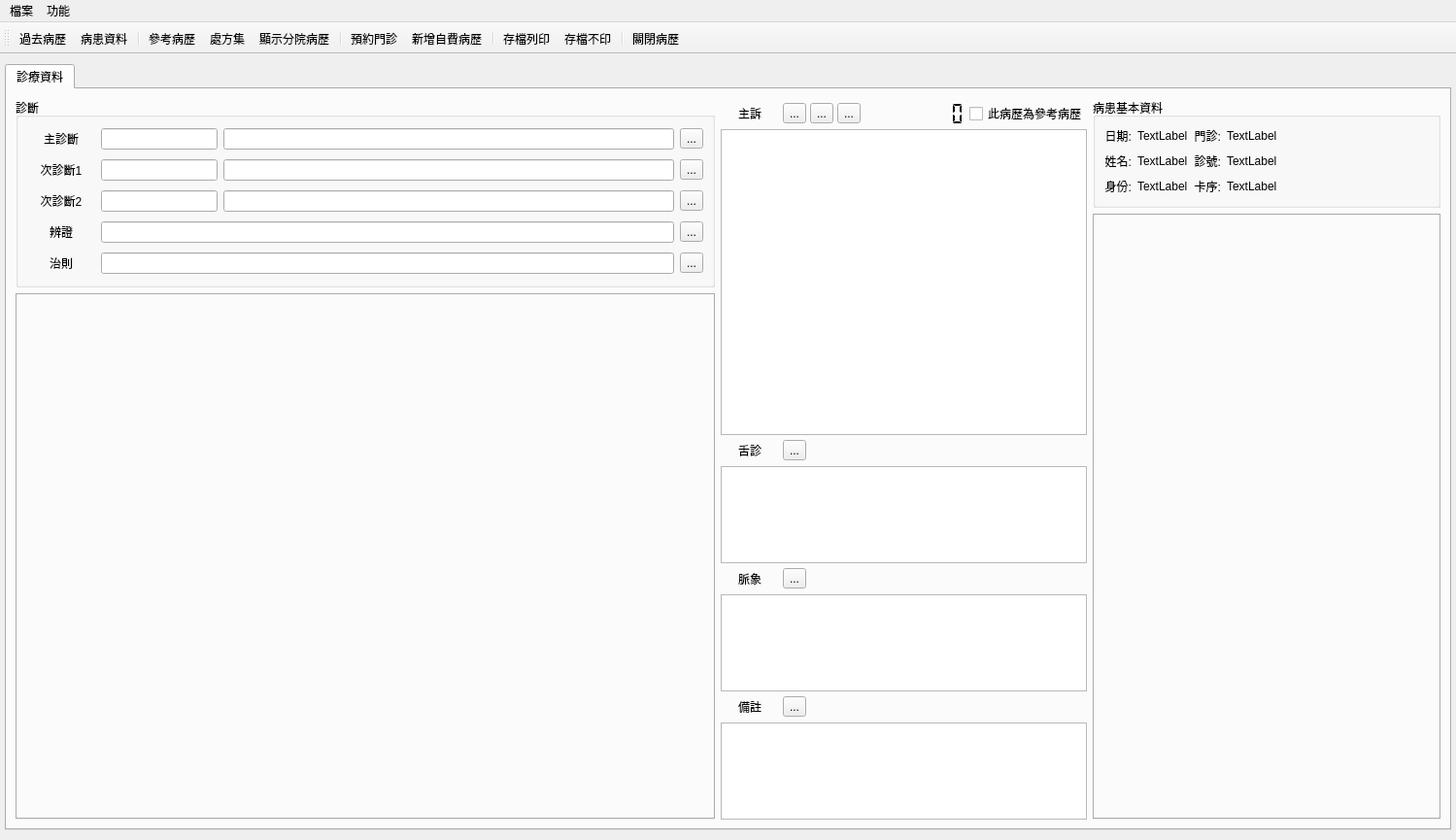
<?xml version="1.0" encoding="UTF-8"?>
<ui version="4.0">
 <class>MedicalRecordWindow</class>
 <widget class="QMainWindow" name="MedicalRecordWindow">
  <property name="geometry">
   <rect>
    <x>0</x>
    <y>0</y>
    <width>1499</width>
    <height>865</height>
   </rect>
  </property>
  <property name="windowTitle">
   <string>病歷內容</string>
  </property>
  <widget class="QWidget" name="centralwidget">
   <layout class="QVBoxLayout" name="verticalLayout_5">
    <property name="leftMargin">
     <number>5</number>
    </property>
    <property name="topMargin">
     <number>10</number>
    </property>
    <property name="rightMargin">
     <number>5</number>
    </property>
    <property name="bottomMargin">
     <number>10</number>
    </property>
    <item>
     <widget class="QTabWidget" name="tabWidget_medical">
      <property name="currentIndex">
       <number>0</number>
      </property>
      <widget class="QWidget" name="tab_medical_record">
       <attribute name="title">
        <string>診療資料</string>
       </attribute>
       <layout class="QVBoxLayout" name="verticalLayout">
        <item>
         <layout class="QHBoxLayout" name="horizontalLayout_2">
          <item>
           <layout class="QVBoxLayout" name="verticalLayout_diagnostic">
            <item>
             <widget class="QGroupBox" name="groupBox_diagnostic">
              <property name="title">
               <string>診斷</string>
              </property>
              <layout class="QGridLayout" name="gridLayout">
               <property name="leftMargin">
                <number>9</number>
               </property>
               <property name="topMargin">
                <number>9</number>
               </property>
               <property name="rightMargin">
                <number>9</number>
               </property>
               <property name="bottomMargin">
                <number>9</number>
               </property>
               <item row="2" column="3">
                <widget class="QLineEdit" name="lineEdit_disease_name3">
                 <property name="focusPolicy">
                  <enum>Qt::NoFocus</enum>
                 </property>
                 <property name="readOnly">
                  <bool>true</bool>
                 </property>
                </widget>
               </item>
               <item row="4" column="2" colspan="2">
                <widget class="QLineEdit" name="lineEdit_cure">
                 <property name="clearButtonEnabled">
                  <bool>true</bool>
                 </property>
                </widget>
               </item>
               <item row="0" column="4">
                <widget class="QToolButton" name="toolButton_disease1">
                 <property name="toolTip">
                  <string>開啟病名詞庫 [F1]</string>
                 </property>
                 <property name="text">
                  <string>...</string>
                 </property>
                 <property name="icon">
                  <iconset>
                   <normaloff>../icons/help-contents.svg</normaloff>../icons/help-contents.svg</iconset>
                 </property>
                </widget>
               </item>
               <item row="2" column="2">
                <widget class="QLineEdit" name="lineEdit_disease_code3">
                 <property name="maximumSize">
                  <size>
                   <width>120</width>
                   <height>16777215</height>
                  </size>
                 </property>
                 <property name="maxLength">
                  <number>10</number>
                 </property>
                 <property name="clearButtonEnabled">
                  <bool>true</bool>
                 </property>
                </widget>
               </item>
               <item row="3" column="2" colspan="2">
                <widget class="QLineEdit" name="lineEdit_distinguish">
                 <property name="clearButtonEnabled">
                  <bool>true</bool>
                 </property>
                </widget>
               </item>
               <item row="2" column="4">
                <widget class="QToolButton" name="toolButton_disease3">
                 <property name="toolTip">
                  <string>開啟病名詞庫 [F1]</string>
                 </property>
                 <property name="text">
                  <string>...</string>
                 </property>
                 <property name="icon">
                  <iconset>
                   <normaloff>../icons/help-contents.svg</normaloff>../icons/help-contents.svg</iconset>
                 </property>
                </widget>
               </item>
               <item row="0" column="2">
                <widget class="QLineEdit" name="lineEdit_disease_code1">
                 <property name="maximumSize">
                  <size>
                   <width>120</width>
                   <height>16777215</height>
                  </size>
                 </property>
                 <property name="text">
                  <string/>
                 </property>
                 <property name="maxLength">
                  <number>10</number>
                 </property>
                 <property name="clearButtonEnabled">
                  <bool>true</bool>
                 </property>
                </widget>
               </item>
               <item row="1" column="3">
                <widget class="QLineEdit" name="lineEdit_disease_name2">
                 <property name="focusPolicy">
                  <enum>Qt::NoFocus</enum>
                 </property>
                 <property name="readOnly">
                  <bool>true</bool>
                 </property>
                </widget>
               </item>
               <item row="3" column="4">
                <widget class="QToolButton" name="toolButton_distincts">
                 <property name="toolTip">
                  <string>開啟辨證詞庫 [F1]</string>
                 </property>
                 <property name="text">
                  <string>...</string>
                 </property>
                 <property name="icon">
                  <iconset>
                   <normaloff>../icons/help-hint.svg</normaloff>../icons/help-hint.svg</iconset>
                 </property>
                </widget>
               </item>
               <item row="1" column="2">
                <widget class="QLineEdit" name="lineEdit_disease_code2">
                 <property name="maximumSize">
                  <size>
                   <width>120</width>
                   <height>16777215</height>
                  </size>
                 </property>
                 <property name="maxLength">
                  <number>10</number>
                 </property>
                 <property name="clearButtonEnabled">
                  <bool>true</bool>
                 </property>
                </widget>
               </item>
               <item row="0" column="3">
                <widget class="QLineEdit" name="lineEdit_disease_name1">
                 <property name="focusPolicy">
                  <enum>Qt::NoFocus</enum>
                 </property>
                 <property name="readOnly">
                  <bool>true</bool>
                 </property>
                </widget>
               </item>
               <item row="4" column="4">
                <widget class="QToolButton" name="toolButton_cure">
                 <property name="toolTip">
                  <string>開啟治則詞庫 [F1]</string>
                 </property>
                 <property name="text">
                  <string>...</string>
                 </property>
                 <property name="icon">
                  <iconset>
                   <normaloff>../icons/help-hint.svg</normaloff>../icons/help-hint.svg</iconset>
                 </property>
                </widget>
               </item>
               <item row="1" column="4">
                <widget class="QToolButton" name="toolButton_disease2">
                 <property name="toolTip">
                  <string>開啟病名詞庫 [F1]</string>
                 </property>
                 <property name="text">
                  <string>...</string>
                 </property>
                 <property name="icon">
                  <iconset>
                   <normaloff>../icons/help-contents.svg</normaloff>../icons/help-contents.svg</iconset>
                 </property>
                </widget>
               </item>
               <item row="0" column="0">
                <widget class="QPushButton" name="pushButton_disease1">
                 <property name="maximumSize">
                  <size>
                   <width>70</width>
                   <height>16777215</height>
                  </size>
                 </property>
                 <property name="cursor">
                  <cursorShape>PointingHandCursor</cursorShape>
                 </property>
                 <property name="text">
                  <string>主診斷</string>
                 </property>
                 <property name="flat">
                  <bool>true</bool>
                 </property>
                </widget>
               </item>
               <item row="1" column="0">
                <widget class="QPushButton" name="pushButton_disease2">
                 <property name="maximumSize">
                  <size>
                   <width>70</width>
                   <height>16777215</height>
                  </size>
                 </property>
                 <property name="cursor">
                  <cursorShape>PointingHandCursor</cursorShape>
                 </property>
                 <property name="text">
                  <string>次診斷1</string>
                 </property>
                 <property name="flat">
                  <bool>true</bool>
                 </property>
                </widget>
               </item>
               <item row="2" column="0">
                <widget class="QPushButton" name="pushButton_disease3">
                 <property name="maximumSize">
                  <size>
                   <width>70</width>
                   <height>16777215</height>
                  </size>
                 </property>
                 <property name="cursor">
                  <cursorShape>PointingHandCursor</cursorShape>
                 </property>
                 <property name="text">
                  <string>次診斷2</string>
                 </property>
                 <property name="flat">
                  <bool>true</bool>
                 </property>
                </widget>
               </item>
               <item row="3" column="0">
                <widget class="QPushButton" name="pushButton_distincts">
                 <property name="maximumSize">
                  <size>
                   <width>70</width>
                   <height>16777215</height>
                  </size>
                 </property>
                 <property name="cursor">
                  <cursorShape>PointingHandCursor</cursorShape>
                 </property>
                 <property name="text">
                  <string>辨證</string>
                 </property>
                 <property name="flat">
                  <bool>true</bool>
                 </property>
                </widget>
               </item>
               <item row="4" column="0">
                <widget class="QPushButton" name="pushButton_cure">
                 <property name="maximumSize">
                  <size>
                   <width>70</width>
                   <height>16777215</height>
                  </size>
                 </property>
                 <property name="cursor">
                  <cursorShape>PointingHandCursor</cursorShape>
                 </property>
                 <property name="text">
                  <string>治則</string>
                 </property>
                 <property name="flat">
                  <bool>true</bool>
                 </property>
                </widget>
               </item>
              </layout>
             </widget>
            </item>
            <item>
             <widget class="QTabWidget" name="tabWidget_prescript">
              <property name="minimumSize">
               <size>
                <width>720</width>
                <height>0</height>
               </size>
              </property>
              <property name="currentIndex">
               <number>-1</number>
              </property>
              <property name="documentMode">
               <bool>false</bool>
              </property>
              <property name="tabsClosable">
               <bool>true</bool>
              </property>
              <property name="movable">
               <bool>true</bool>
              </property>
             </widget>
            </item>
           </layout>
          </item>
          <item>
           <layout class="QVBoxLayout" name="verticalLayout_symptom">
            <property name="spacing">
             <number>0</number>
            </property>
            <item>
             <layout class="QHBoxLayout" name="horizontalLayout_symptom_panel">
              <property name="spacing">
               <number>4</number>
              </property>
              <property name="topMargin">
               <number>3</number>
              </property>
              <property name="bottomMargin">
               <number>3</number>
              </property>
              <item>
               <widget class="QPushButton" name="pushButton_symptom">
                <property name="maximumSize">
                 <size>
                  <width>60</width>
                  <height>16777215</height>
                 </size>
                </property>
                <property name="cursor">
                 <cursorShape>PointingHandCursor</cursorShape>
                </property>
                <property name="text">
                 <string>主訴</string>
                </property>
                <property name="flat">
                 <bool>true</bool>
                </property>
               </widget>
              </item>
              <item>
               <widget class="QToolButton" name="toolButton_symptom">
                <property name="toolTip">
                 <string>開啟主訴詞庫 [F1]</string>
                </property>
                <property name="text">
                 <string>...</string>
                </property>
                <property name="icon">
                 <iconset>
                  <normaloff>../icons/help-contents.svg</normaloff>../icons/help-contents.svg</iconset>
                </property>
               </widget>
              </item>
              <item>
               <widget class="QToolButton" name="toolButton_today">
                <property name="toolTip">
                 <string>插入今天日期</string>
                </property>
                <property name="text">
                 <string>...</string>
                </property>
                <property name="icon">
                 <iconset>
                  <normaloff>../icons/appointment-new.svg</normaloff>../icons/appointment-new.svg</iconset>
                </property>
               </widget>
              </item>
              <item>
               <widget class="QToolButton" name="toolButton_add_symptom_dict">
                <property name="toolTip">
                 <string>將選取的文字新增至主訴詞庫</string>
                </property>
                <property name="text">
                 <string>...</string>
                </property>
                <property name="icon">
                 <iconset>
                  <normaloff>../icons/address-book-new.svg</normaloff>../icons/address-book-new.svg</iconset>
                </property>
               </widget>
              </item>
              <item>
               <spacer name="horizontalSpacer_2">
                <property name="orientation">
                 <enum>Qt::Horizontal</enum>
                </property>
                <property name="sizeHint" stdset="0">
                 <size>
                  <width>40</width>
                  <height>20</height>
                 </size>
                </property>
               </spacer>
              </item>
              <item>
               <widget class="QLCDNumber" name="lcdNumber">
                <property name="frameShape">
                 <enum>QFrame::NoFrame</enum>
                </property>
                <property name="segmentStyle">
                 <enum>QLCDNumber::Flat</enum>
                </property>
               </widget>
              </item>
              <item>
               <widget class="QCheckBox" name="checkBox_reference">
                <property name="text">
                 <string>此病歷為參考病歷</string>
                </property>
               </widget>
              </item>
             </layout>
            </item>
            <item>
             <widget class="QTextEdit" name="textEdit_symptom">
              <property name="focusPolicy">
               <enum>Qt::StrongFocus</enum>
              </property>
              <property name="autoFillBackground">
               <bool>false</bool>
              </property>
             </widget>
            </item>
            <item>
             <layout class="QHBoxLayout" name="horizontalLayout_3">
              <property name="spacing">
               <number>4</number>
              </property>
              <property name="topMargin">
               <number>3</number>
              </property>
              <property name="rightMargin">
               <number>0</number>
              </property>
              <property name="bottomMargin">
               <number>3</number>
              </property>
              <item>
               <widget class="QPushButton" name="pushButton_tongue">
                <property name="minimumSize">
                 <size>
                  <width>60</width>
                  <height>0</height>
                 </size>
                </property>
                <property name="maximumSize">
                 <size>
                  <width>60</width>
                  <height>16777215</height>
                 </size>
                </property>
                <property name="cursor">
                 <cursorShape>PointingHandCursor</cursorShape>
                </property>
                <property name="text">
                 <string>舌診</string>
                </property>
                <property name="flat">
                 <bool>true</bool>
                </property>
               </widget>
              </item>
              <item>
               <widget class="QToolButton" name="toolButton_tongue">
                <property name="toolTip">
                 <string>開啟舌診詞庫 [F1]</string>
                </property>
                <property name="text">
                 <string>...</string>
                </property>
                <property name="icon">
                 <iconset>
                  <normaloff>../icons/help-contents.svg</normaloff>../icons/help-contents.svg</iconset>
                </property>
               </widget>
              </item>
              <item>
               <spacer name="horizontalSpacer_5">
                <property name="orientation">
                 <enum>Qt::Horizontal</enum>
                </property>
                <property name="sizeHint" stdset="0">
                 <size>
                  <width>40</width>
                  <height>20</height>
                 </size>
                </property>
               </spacer>
              </item>
             </layout>
            </item>
            <item>
             <widget class="QTextEdit" name="textEdit_tongue">
              <property name="maximumSize">
               <size>
                <width>16777215</width>
                <height>100</height>
               </size>
              </property>
             </widget>
            </item>
            <item>
             <layout class="QHBoxLayout" name="horizontalLayout_4">
              <property name="spacing">
               <number>4</number>
              </property>
              <property name="topMargin">
               <number>3</number>
              </property>
              <property name="bottomMargin">
               <number>3</number>
              </property>
              <item>
               <widget class="QPushButton" name="pushButton_pulse">
                <property name="minimumSize">
                 <size>
                  <width>60</width>
                  <height>0</height>
                 </size>
                </property>
                <property name="maximumSize">
                 <size>
                  <width>60</width>
                  <height>16777215</height>
                 </size>
                </property>
                <property name="cursor">
                 <cursorShape>PointingHandCursor</cursorShape>
                </property>
                <property name="text">
                 <string>脈象</string>
                </property>
                <property name="flat">
                 <bool>true</bool>
                </property>
               </widget>
              </item>
              <item>
               <widget class="QToolButton" name="toolButton_pulse">
                <property name="toolTip">
                 <string>開啟脈象詞庫 [F1]</string>
                </property>
                <property name="text">
                 <string>...</string>
                </property>
                <property name="icon">
                 <iconset>
                  <normaloff>../icons/help-contents.svg</normaloff>../icons/help-contents.svg</iconset>
                </property>
               </widget>
              </item>
              <item>
               <spacer name="horizontalSpacer_6">
                <property name="orientation">
                 <enum>Qt::Horizontal</enum>
                </property>
                <property name="sizeHint" stdset="0">
                 <size>
                  <width>40</width>
                  <height>20</height>
                 </size>
                </property>
               </spacer>
              </item>
             </layout>
            </item>
            <item>
             <widget class="QTextEdit" name="textEdit_pulse">
              <property name="maximumSize">
               <size>
                <width>16777215</width>
                <height>100</height>
               </size>
              </property>
             </widget>
            </item>
            <item>
             <layout class="QHBoxLayout" name="horizontalLayout_5">
              <property name="spacing">
               <number>4</number>
              </property>
              <property name="topMargin">
               <number>3</number>
              </property>
              <property name="bottomMargin">
               <number>3</number>
              </property>
              <item>
               <widget class="QPushButton" name="pushButton_remark">
                <property name="minimumSize">
                 <size>
                  <width>60</width>
                  <height>0</height>
                 </size>
                </property>
                <property name="maximumSize">
                 <size>
                  <width>60</width>
                  <height>16777215</height>
                 </size>
                </property>
                <property name="cursor">
                 <cursorShape>PointingHandCursor</cursorShape>
                </property>
                <property name="text">
                 <string>備註</string>
                </property>
                <property name="flat">
                 <bool>true</bool>
                </property>
               </widget>
              </item>
              <item>
               <widget class="QToolButton" name="toolButton_remark">
                <property name="toolTip">
                 <string>開啟備註詞庫 [F1]</string>
                </property>
                <property name="text">
                 <string>...</string>
                </property>
                <property name="icon">
                 <iconset>
                  <normaloff>../icons/help-contents.svg</normaloff>../icons/help-contents.svg</iconset>
                </property>
               </widget>
              </item>
              <item>
               <spacer name="horizontalSpacer_7">
                <property name="orientation">
                 <enum>Qt::Horizontal</enum>
                </property>
                <property name="sizeHint" stdset="0">
                 <size>
                  <width>40</width>
                  <height>20</height>
                 </size>
                </property>
               </spacer>
              </item>
             </layout>
            </item>
            <item>
             <widget class="QTextEdit" name="textEdit_remark">
              <property name="maximumSize">
               <size>
                <width>16777215</width>
                <height>100</height>
               </size>
              </property>
             </widget>
            </item>
           </layout>
          </item>
          <item>
           <widget class="QFrame" name="verticalFrame_past_history">
            <property name="maximumSize">
             <size>
              <width>450</width>
              <height>16777215</height>
             </size>
            </property>
            <layout class="QVBoxLayout" name="verticalLayout_4">
             <property name="spacing">
              <number>6</number>
             </property>
             <property name="leftMargin">
              <number>0</number>
             </property>
             <property name="topMargin">
              <number>0</number>
             </property>
             <property name="rightMargin">
              <number>0</number>
             </property>
             <property name="bottomMargin">
              <number>0</number>
             </property>
             <item>
              <widget class="QGroupBox" name="groupBox_patient">
               <property name="title">
                <string>病患基本資料</string>
               </property>
               <layout class="QGridLayout" name="gridLayout_2">
                <item row="0" column="1">
                 <widget class="QLabel" name="label_case_date">
                  <property name="text">
                   <string>TextLabel</string>
                  </property>
                 </widget>
                </item>
                <item row="1" column="1">
                 <widget class="QLabel" name="label_patient_name">
                  <property name="text">
                   <string>TextLabel</string>
                  </property>
                 </widget>
                </item>
                <item row="1" column="3">
                 <widget class="QLabel" name="label_regist_no">
                  <property name="text">
                   <string>TextLabel</string>
                  </property>
                 </widget>
                </item>
                <item row="0" column="2">
                 <widget class="QLabel" name="label_15">
                  <property name="font">
                   <font>
                    <weight>50</weight>
                    <bold>false</bold>
                   </font>
                  </property>
                  <property name="text">
                   <string>門診:</string>
                  </property>
                  <property name="alignment">
                   <set>Qt::AlignRight|Qt::AlignTrailing|Qt::AlignVCenter</set>
                  </property>
                 </widget>
                </item>
                <item row="1" column="4">
                 <spacer name="horizontalSpacer_3">
                  <property name="orientation">
                   <enum>Qt::Horizontal</enum>
                  </property>
                  <property name="sizeHint" stdset="0">
                   <size>
                    <width>40</width>
                    <height>20</height>
                   </size>
                  </property>
                 </spacer>
                </item>
                <item row="2" column="4">
                 <spacer name="horizontalSpacer_4">
                  <property name="orientation">
                   <enum>Qt::Horizontal</enum>
                  </property>
                  <property name="sizeHint" stdset="0">
                   <size>
                    <width>40</width>
                    <height>20</height>
                   </size>
                  </property>
                 </spacer>
                </item>
                <item row="1" column="2">
                 <widget class="QLabel" name="label_12">
                  <property name="font">
                   <font>
                    <weight>50</weight>
                    <bold>false</bold>
                   </font>
                  </property>
                  <property name="text">
                   <string>診號:</string>
                  </property>
                  <property name="alignment">
                   <set>Qt::AlignRight|Qt::AlignTrailing|Qt::AlignVCenter</set>
                  </property>
                 </widget>
                </item>
                <item row="2" column="0">
                 <widget class="QLabel" name="label_9">
                  <property name="font">
                   <font>
                    <weight>50</weight>
                    <bold>false</bold>
                   </font>
                  </property>
                  <property name="text">
                   <string>身份:</string>
                  </property>
                  <property name="alignment">
                   <set>Qt::AlignRight|Qt::AlignTrailing|Qt::AlignVCenter</set>
                  </property>
                 </widget>
                </item>
                <item row="0" column="4">
                 <spacer name="horizontalSpacer">
                  <property name="orientation">
                   <enum>Qt::Horizontal</enum>
                  </property>
                  <property name="sizeHint" stdset="0">
                   <size>
                    <width>40</width>
                    <height>20</height>
                   </size>
                  </property>
                 </spacer>
                </item>
                <item row="2" column="3">
                 <widget class="QLabel" name="label_card">
                  <property name="text">
                   <string>TextLabel</string>
                  </property>
                 </widget>
                </item>
                <item row="2" column="2">
                 <widget class="QLabel" name="label_11">
                  <property name="font">
                   <font>
                    <weight>50</weight>
                    <bold>false</bold>
                   </font>
                  </property>
                  <property name="text">
                   <string>卡序:</string>
                  </property>
                  <property name="alignment">
                   <set>Qt::AlignRight|Qt::AlignTrailing|Qt::AlignVCenter</set>
                  </property>
                 </widget>
                </item>
                <item row="0" column="3">
                 <widget class="QLabel" name="label_ins_type">
                  <property name="text">
                   <string>TextLabel</string>
                  </property>
                 </widget>
                </item>
                <item row="2" column="1">
                 <widget class="QLabel" name="label_share_type">
                  <property name="text">
                   <string>TextLabel</string>
                  </property>
                 </widget>
                </item>
                <item row="0" column="0">
                 <widget class="QLabel" name="label_7">
                  <property name="font">
                   <font>
                    <weight>50</weight>
                    <bold>false</bold>
                   </font>
                  </property>
                  <property name="text">
                   <string>日期:</string>
                  </property>
                  <property name="alignment">
                   <set>Qt::AlignRight|Qt::AlignTrailing|Qt::AlignVCenter</set>
                  </property>
                 </widget>
                </item>
                <item row="1" column="0">
                 <widget class="QLabel" name="label_6">
                  <property name="font">
                   <font>
                    <weight>50</weight>
                    <bold>false</bold>
                   </font>
                  </property>
                  <property name="text">
                   <string>姓名:</string>
                  </property>
                  <property name="alignment">
                   <set>Qt::AlignRight|Qt::AlignTrailing|Qt::AlignVCenter</set>
                  </property>
                 </widget>
                </item>
               </layout>
              </widget>
             </item>
             <item>
              <widget class="QTabWidget" name="tabWidget_past_record">
               <property name="currentIndex">
                <number>-1</number>
               </property>
              </widget>
             </item>
            </layout>
           </widget>
          </item>
         </layout>
        </item>
       </layout>
      </widget>
     </widget>
    </item>
   </layout>
  </widget>
  <widget class="QToolBar" name="toolBar">
   <property name="windowTitle">
    <string>toolBar</string>
   </property>
   <property name="toolTip">
    <string/>
   </property>
   <property name="toolButtonStyle">
    <enum>Qt::ToolButtonTextUnderIcon</enum>
   </property>
   <attribute name="toolBarArea">
    <enum>TopToolBarArea</enum>
   </attribute>
   <attribute name="toolBarBreak">
    <bool>false</bool>
   </attribute>
   <addaction name="action_past_history"/>
   <addaction name="action_patient"/>
   <addaction name="separator"/>
   <addaction name="action_reference"/>
   <addaction name="action_medical_record_collection"/>
   <addaction name="action_open_hosts"/>
   <addaction name="separator"/>
   <addaction name="action_reservation"/>
   <addaction name="action_append_self_medical_record"/>
   <addaction name="separator"/>
   <addaction name="action_save_and_print"/>
   <addaction name="action_save"/>
   <addaction name="separator"/>
   <addaction name="action_close"/>
  </widget>
  <widget class="QMenuBar" name="menubar">
   <property name="geometry">
    <rect>
     <x>0</x>
     <y>0</y>
     <width>1499</width>
     <height>25</height>
    </rect>
   </property>
   <widget class="QMenu" name="menu">
    <property name="title">
     <string>檔案</string>
    </property>
    <addaction name="action_save_and_print_prescript"/>
    <addaction name="action_save_and_print_receipt"/>
    <addaction name="action_save_and_print_misc"/>
   </widget>
   <widget class="QMenu" name="menu_2">
    <property name="title">
     <string>功能</string>
    </property>
    <addaction name="action_dictionary"/>
   </widget>
   <addaction name="menu"/>
   <addaction name="menu_2"/>
  </widget>
  <action name="action_save_and_print">
   <property name="icon">
    <iconset>
     <normaloff>../icons/document-print.svg</normaloff>../icons/document-print.svg</iconset>
   </property>
   <property name="text">
    <string>存檔列印</string>
   </property>
   <property name="toolTip">
    <string>存檔後列印處方箋</string>
   </property>
   <property name="shortcut">
    <string>F11</string>
   </property>
  </action>
  <action name="action_dictionary">
   <property name="icon">
    <iconset>
     <normaloff>../icons/address-book-new.svg</normaloff>../icons/address-book-new.svg</iconset>
   </property>
   <property name="text">
    <string>開啟詞庫</string>
   </property>
   <property name="shortcut">
    <string>F1</string>
   </property>
  </action>
  <action name="action_close">
   <property name="icon">
    <iconset>
     <normaloff>../icons/application-exit.svg</normaloff>../icons/application-exit.svg</iconset>
   </property>
   <property name="text">
    <string>關閉病歷</string>
   </property>
  </action>
  <action name="action_patient">
   <property name="icon">
    <iconset>
     <normaloff>../icons/document-open.svg</normaloff>../icons/document-open.svg</iconset>
   </property>
   <property name="text">
    <string>病患資料</string>
   </property>
   <property name="toolTip">
    <string>顯示病患資料</string>
   </property>
   <property name="shortcut">
    <string>F2</string>
   </property>
  </action>
  <action name="action_past_history">
   <property name="icon">
    <iconset>
     <normaloff>../icons/folder-documents.png</normaloff>../icons/folder-documents.png</iconset>
   </property>
   <property name="text">
    <string>過去病歷</string>
   </property>
   <property name="toolTip">
    <string>顯示完整的過去病歷</string>
   </property>
  </action>
  <action name="action_save">
   <property name="icon">
    <iconset>
     <normaloff>../icons/filesave.svg</normaloff>../icons/filesave.svg</iconset>
   </property>
   <property name="text">
    <string>存檔不印</string>
   </property>
   <property name="toolTip">
    <string>僅存檔, 不印任何的單據</string>
   </property>
   <property name="shortcut">
    <string>F10</string>
   </property>
  </action>
  <action name="action_reference">
   <property name="icon">
    <iconset>
     <normaloff>../icons/emblem-documents.png</normaloff>../icons/emblem-documents.png</iconset>
   </property>
   <property name="text">
    <string>參考病歷</string>
   </property>
  </action>
  <action name="action_append_self_medical_record">
   <property name="icon">
    <iconset>
     <normaloff>../icons/stock_help-add-bookmark.svg</normaloff>../icons/stock_help-add-bookmark.svg</iconset>
   </property>
   <property name="text">
    <string>新增自費病歷</string>
   </property>
  </action>
  <action name="action_open_hosts">
   <property name="icon">
    <iconset>
     <normaloff>../icons/network-workgroup.png</normaloff>../icons/network-workgroup.png</iconset>
   </property>
   <property name="text">
    <string>顯示分院病歷</string>
   </property>
  </action>
  <action name="action_save_and_print_prescript">
   <property name="icon">
    <iconset>
     <normaloff>../icons/document-print.svg</normaloff>../icons/document-print.svg</iconset>
   </property>
   <property name="text">
    <string>存檔後選擇列印處方</string>
   </property>
   <property name="toolTip">
    <string>存檔後選擇列印處方</string>
   </property>
  </action>
  <action name="action_save_and_print_receipt">
   <property name="icon">
    <iconset>
     <normaloff>../icons/document-print.svg</normaloff>../icons/document-print.svg</iconset>
   </property>
   <property name="text">
    <string>存檔後選擇列印費用收據</string>
   </property>
   <property name="toolTip">
    <string>存檔後選擇列印費用收據</string>
   </property>
  </action>
  <action name="action_save_and_print_misc">
   <property name="icon">
    <iconset>
     <normaloff>../icons/document-print.svg</normaloff>../icons/document-print.svg</iconset>
   </property>
   <property name="text">
    <string>存檔後選擇列印其他收據</string>
   </property>
   <property name="toolTip">
    <string>存檔後選擇列印其他收據</string>
   </property>
  </action>
  <action name="action_reservation">
   <property name="icon">
    <iconset>
     <normaloff>../icons/system-log-out.svg</normaloff>../icons/system-log-out.svg</iconset>
   </property>
   <property name="text">
    <string>預約門診</string>
   </property>
   <property name="toolTip">
    <string>預約門診</string>
   </property>
  </action>
  <action name="action_medical_record_collection">
   <property name="icon">
    <iconset>
     <normaloff>../icons/accessories-dictionary.png</normaloff>../icons/accessories-dictionary.png</iconset>
   </property>
   <property name="text">
    <string>處方集</string>
   </property>
   <property name="toolTip">
    <string>處方集</string>
   </property>
  </action>
 </widget>
 <resources/>
 <connections/>
</ui>
